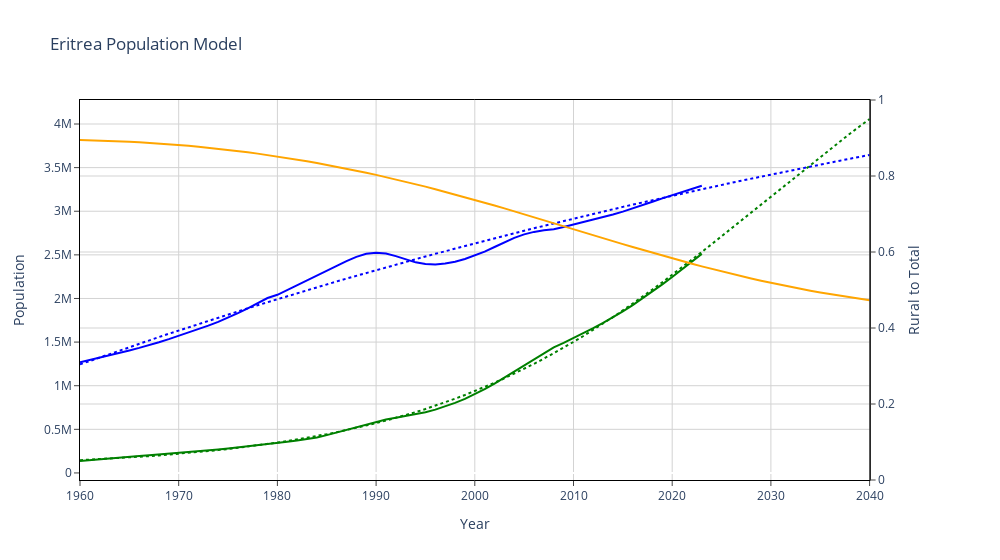

Notebook code for this chart:
### Code cell
fig = make_subplots(specs=[[{"secondary_y": True}]])

fig.add_trace(go.Scatter(x = [i for i in range(1960, 2041)], y = sigmoid([i for i in range(1960, 2041)], *popt), line = {"dash": "dot"}, marker = dict(color = "Blue"), name = "Predicted Rural Population"))
fig.add_trace(go.Scatter(x = [i for i in range(1960, 2041)], y = sigmoid([i for i in range(1960, 2041)], *popt1), line = {"dash": "dot"}, marker = dict(color = "Green"), name = "Predicted Urban Population"))
fig.add_trace(go.Scatter(x = [i for i in range(1960, 2041)], y = sigmoid([i for i in range(1960, 2041)], *popt)/(sigmoid([i for i in range(1960, 2041)], *popt) + sigmoid([i for i in range(1960, 2041)], *popt1)), marker = dict(color = "Orange"), name = "Predicted Total Population"), secondary_y=True)

fig.add_trace(go.Scatter(x = df["Year"][:64], y = df["Rural population"][:64], marker = dict(color = "Blue"), name = "Rural Population"))
fig.add_trace(go.Scatter(x = df["Year"][:64], y = df["Urban population"][:64], marker = dict(color = "Green"), name = "Urban Population"))

fig.update_xaxes(title = "Year")
fig.update_yaxes(title = "Population")

fig.update_yaxes(title_text="Rural to Total", range=[0, 1], secondary_y=True)

fig.update_layout(title = "Eritrea Population Model", width = 1000)

fig.update_traces(patch={"line": {"width": 4, "dash": 'dot'}}, selector={"legendgroup": "Rural Population Pred"}) 

fig.update_layout(
    plot_bgcolor='white'
)
fig.update_xaxes(
    mirror=True,
    ticks='outside',
    showline=True,
    linecolor='black',
    gridcolor='lightgrey'
)
fig.update_yaxes(
    mirror=True,
    ticks='outside',
    showline=True,
    linecolor='black',
    gridcolor='lightgrey'
)

fig.update_layout(showlegend = False)

fig.show()
